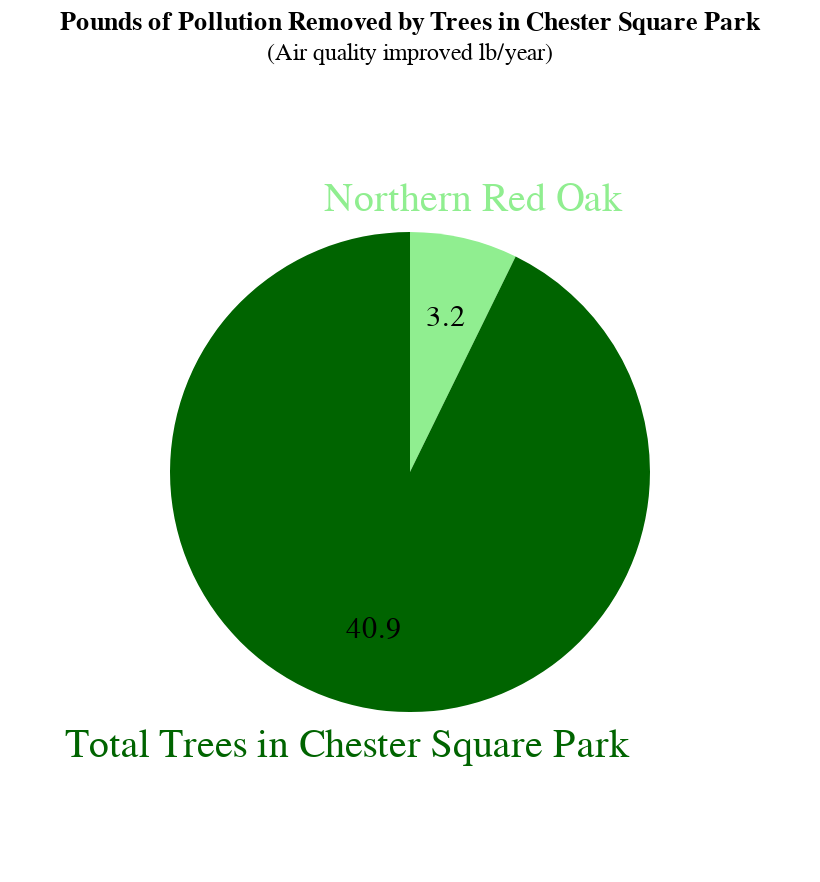

Notebook source saved alongside this figure:
### Code cell
# Pie chart for 2950114, Northern Red Oak
base = alt.Chart(source1).encode(
    alt.Theta("Air quality improved (lb/year)").stack(True),
    alt.Color("Tree", scale=alt.Scale(range=["lightgreen", "darkgreen"])).legend(None)
).properties(
    width=400,
    height=400,
    title={
      "text": ["Pounds of Pollution Removed by Trees in Chester Square Park"], 
      "subtitle": ["(Air quality improved lb/year)"]
    }
)
pie = base.mark_arc(outerRadius=120)
text = base.mark_text(radius=80, size=15).encode(text="Air quality improved (lb/year):N", color=alt.value("black"))
text2 = base.mark_text(radius=140, size=20).encode(text="Tree:N")

pie + text + text2

### Figure 1 — Vega-Lite specification as saved in the notebook (floating-point values rounded to 4 significant figures)
{"config": {"view": {"continuousWidth": 300, "continuousHeight": 300}}, "layer": [{"mark": {"type": "arc", "outerRadius": 120}, "encoding": {"color": {"field": "Tree", "legend": null, "scale": {"range": ["lightgreen", "darkgreen"]}, "type": "nominal"}, "theta": {"field": "Air quality improved (lb/year)", "stack": true, "type": "quantitative"}}, "title": {"text": ["Pounds of Pollution Removed by Trees in Chester Square Park"], "subtitle": ["(Air quality improved lb/year)"]}}, {"mark": {"type": "text", "radius": 80, "size": 15}, "encoding": {"color": {"value": "black"}, "text": {"field": "Air quality improved (lb/year)", "type": "nominal"}, "theta": {"field": "Air quality improved (lb/year)", "stack": true, "type": "quantitative"}}, "title": {"text": ["Pounds of Pollution Removed by Trees in Chester Square Park"], "subtitle": ["(Air quality improved lb/year)"]}}, {"mark": {"type": "text", "radius": 140, "size": 20}, "encoding": {"color": {"field": "Tree", "legend": null, "scale": {"range": ["lightgreen", "darkgreen"]}, "type": "nominal"}, "text": {"field": "Tree", "type": "nominal"}, "theta": {"field": "Air quality improved (lb/year)", "stack": true, "type": "quantitative"}}, "title": {"text": ["Pounds of Pollution Removed by Trees in Chester Square Park"], "subtitle": ["(Air quality improved lb/year)"]}}], "data": {"name": "data-d3fb9a23ca9bcf066d8caf0e2c9d4e16"}, "height": 400, "width": 400, "$schema": "https://vega.github.io/schema/vega-lite/v5.8.0.json", "datasets": {"data-d3fb9a23ca9bcf066d8caf0e2c9d4e16": [{"Tree": "Northern Red Oak", "Air quality improved (lb/year)": 3.2}, {"Tree": "Total Trees in Chester Square Park", "Air quality improved (lb/year)": 40.9}]}}
